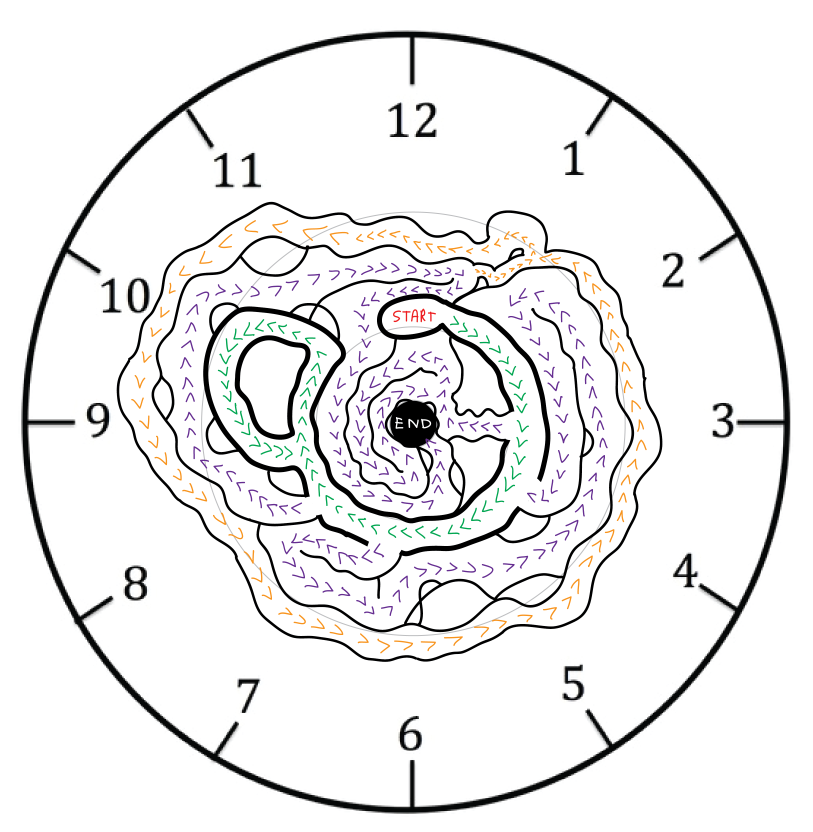
#> input picture zac_maze.png, 3252 x 3328 px (shown at 1/4 size)
$ python shortest_path.py
#> lines starting #> are read from the running program, lines starting #| are printed output that depends on the picture; after the words box and inside, x2 and y2 are one past the last pixel; in counts of white or black regions, pixels touching at a corner belong together
import numpy as np
import cv2

mouseClicks = 0
start = None
end = None

def initImage():
    cv2.namedWindow("image", cv2.WINDOW_NORMAL)
    imgGS = cv2.imread('zac_maze.png', cv2.IMREAD_GRAYSCALE)
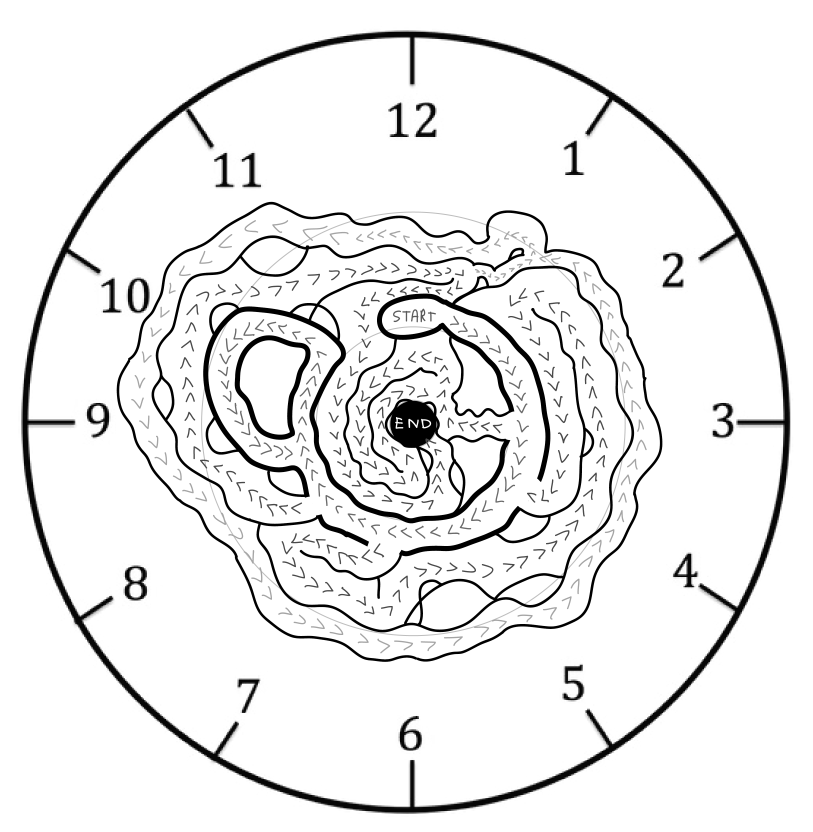
#> imgGS: shape (3328, 3252) (shown at 1/4 size); min 0, max 255, mean 235.9
    imgCL = cv2.imread('zac_maze.png', cv2.IMREAD_COLOR)
#> imgCL is the input picture: shape (3328, 3252, 3); mean B, G, R 235.9, 235.8, 236.1
    imgGS = cv2.resize(imgGS, (960, 540))
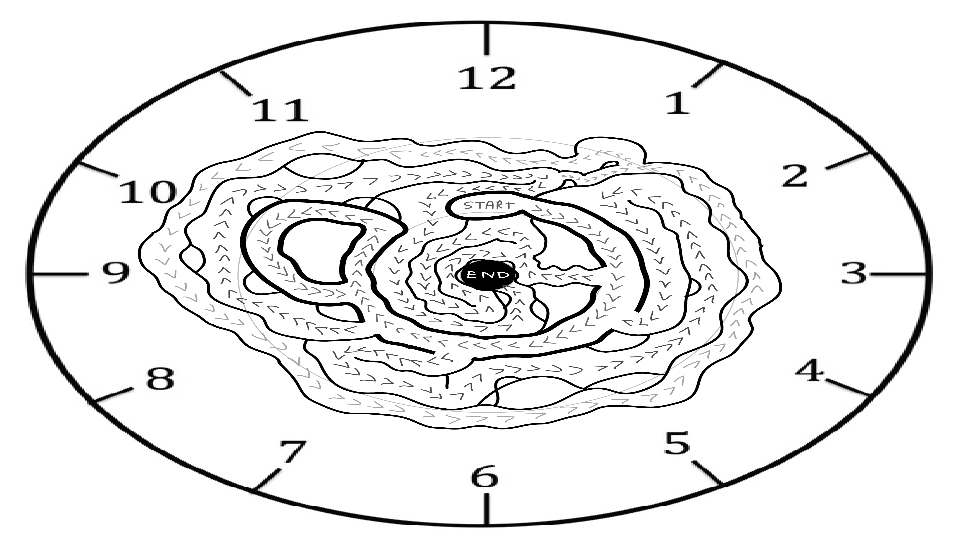
#> imgGS: shape (540, 960); min 0, max 255, mean 235.9
    imgCL = cv2.resize(imgCL, (960, 540))
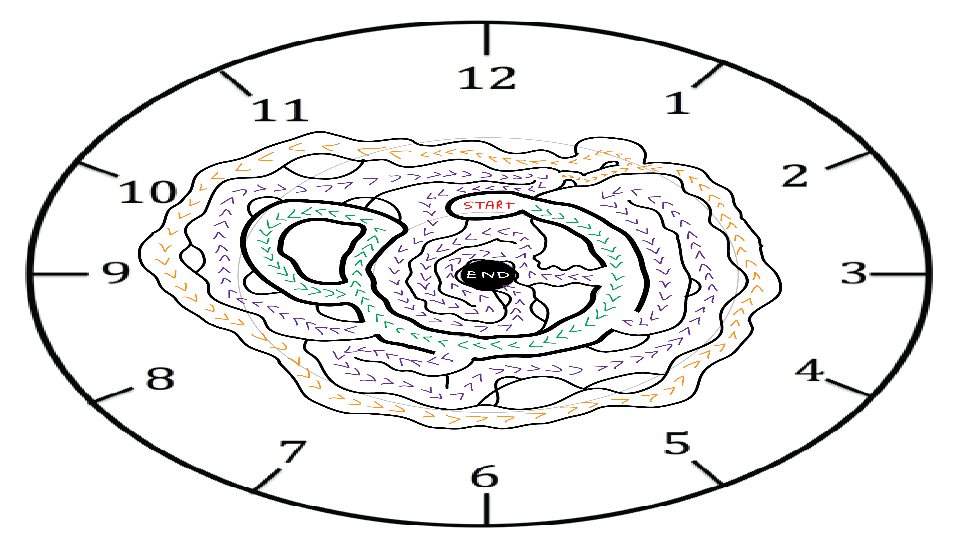
#> imgCL: shape (540, 960, 3); mean B, G, R 235.9, 235.9, 236.2
    ret, imgGS = cv2.threshold(imgGS, 130, 255, cv2.THRESH_BINARY)
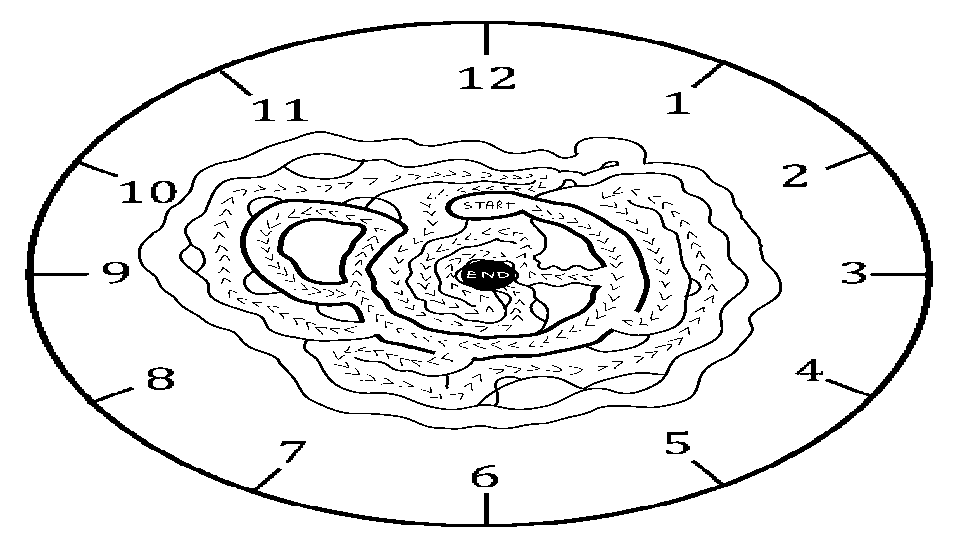
#> imgGS: shape (540, 960); 92.5% white; 383 black regions (325 under 20 px), largest, box (x1, y1, x2, y2) and area: (25, 21, 933, 527) 13253, (179, 153, 749, 410) 12420, (138, 131, 782, 430) 3212
    return imgGS, imgCL


# [22 lines left out: functions mouseCallback, backtrace, not called in this run]


def validMove(img, y, x):
    return img[y][x] != 0


# [39 lines left out: function bfs, not called in this run]


def driver(img):
    while True:
        cv2.imshow('image', img)
        k = cv2.waitKey(1) & 0xFF
#> (key Esc is pressed here)
        if k == ord('m'):
            break
        elif k == 27:
            break

    cv2.destroyAllWindows()


if __name__ == "__main__":
    imgGL, imgCL = initImage()
    cv2.setMouseCallback('image', mouseCallback, imgGL)
    driver(imgCL)
